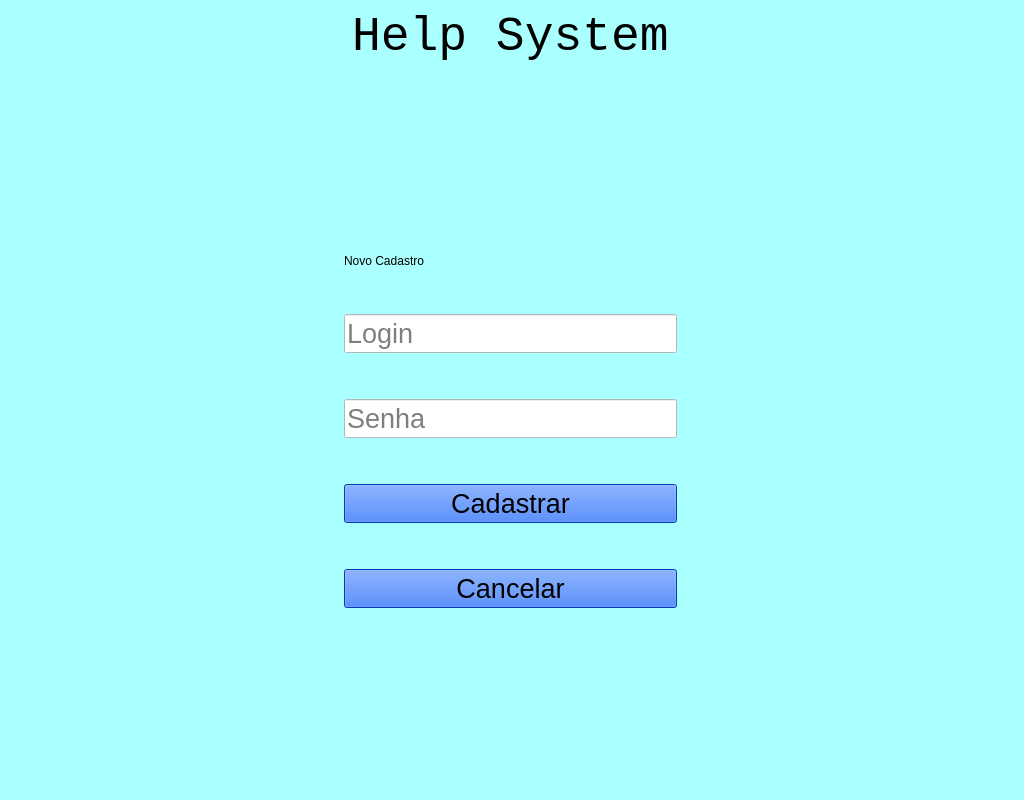
<?xml version="1.0" encoding="UTF-8"?>
<ui version="4.0">
 <class>MainWindow</class>
 <widget class="QMainWindow" name="MainWindow">
  <property name="geometry">
   <rect>
    <x>0</x>
    <y>0</y>
    <width>1024</width>
    <height>800</height>
   </rect>
  </property>
  <property name="font">
   <font>
    <family>Consolas</family>
    <pointsize>20</pointsize>
   </font>
  </property>
  <property name="windowTitle">
   <string>Help System</string>
  </property>
  <property name="styleSheet">
   <string notr="true">background-color: rgb(170, 255, 255);</string>
  </property>
  <widget class="QWidget" name="centralwidget">
   <widget class="QWidget" name="verticalLayoutWidget">
    <property name="geometry">
     <rect>
      <x>10</x>
      <y>10</y>
      <width>1001</width>
      <height>781</height>
     </rect>
    </property>
    <layout class="QVBoxLayout" name="verticalLayout">
     <item>
      <layout class="QHBoxLayout" name="horizontalLayout_2">
       <item>
        <spacer name="horizontalSpacer_2">
         <property name="orientation">
          <enum>Qt::Horizontal</enum>
         </property>
         <property name="sizeHint" stdset="0">
          <size>
           <width>40</width>
           <height>20</height>
          </size>
         </property>
        </spacer>
       </item>
       <item>
        <widget class="QLabel" name="label_help_system">
         <property name="font">
          <font>
           <family>Consolas</family>
           <pointsize>36</pointsize>
          </font>
         </property>
         <property name="text">
          <string>Help System</string>
         </property>
        </widget>
       </item>
       <item>
        <spacer name="horizontalSpacer_3">
         <property name="orientation">
          <enum>Qt::Horizontal</enum>
         </property>
         <property name="sizeHint" stdset="0">
          <size>
           <width>40</width>
           <height>20</height>
          </size>
         </property>
        </spacer>
       </item>
      </layout>
     </item>
     <item>
      <spacer name="verticalSpacer">
       <property name="orientation">
        <enum>Qt::Vertical</enum>
       </property>
       <property name="sizeHint" stdset="0">
        <size>
         <width>20</width>
         <height>40</height>
        </size>
       </property>
      </spacer>
     </item>
     <item>
      <layout class="QHBoxLayout" name="horizontalLayout">
       <item>
        <spacer name="horizontalSpacer">
         <property name="orientation">
          <enum>Qt::Horizontal</enum>
         </property>
         <property name="sizeHint" stdset="0">
          <size>
           <width>40</width>
           <height>20</height>
          </size>
         </property>
        </spacer>
       </item>
       <item>
        <layout class="QVBoxLayout" name="verticalLayout_2">
         <item>
          <widget class="QLabel" name="label_novo_cadastro">
           <property name="styleSheet">
            <string notr="true">font: 20pt &quot;Consolas&quot;;</string>
           </property>
           <property name="text">
            <string>Novo Cadastro</string>
           </property>
          </widget>
         </item>
         <item>
          <spacer name="verticalSpacer_6">
           <property name="orientation">
            <enum>Qt::Vertical</enum>
           </property>
           <property name="sizeHint" stdset="0">
            <size>
             <width>20</width>
             <height>40</height>
            </size>
           </property>
          </spacer>
         </item>
         <item>
          <widget class="QLineEdit" name="line_edit_novo_login">
           <property name="sizeIncrement">
            <size>
             <width>0</width>
             <height>0</height>
            </size>
           </property>
           <property name="font">
            <font>
             <pointsize>20</pointsize>
            </font>
           </property>
           <property name="styleSheet">
            <string notr="true">background-color: rgb(255, 255, 255);
                    font: 20pt &quot;Consolas&quot;;
            </string>
           </property>
           <property name="placeholderText">
            <string>Login</string>
           </property>
          </widget>
         </item>
         <item>
          <spacer name="verticalSpacer_2">
           <property name="orientation">
            <enum>Qt::Vertical</enum>
           </property>
           <property name="sizeHint" stdset="0">
            <size>
             <width>20</width>
             <height>40</height>
            </size>
           </property>
          </spacer>
         </item>
         <item>
          <widget class="QLineEdit" name="line_edit_nova_senha">
           <property name="font">
            <font>
             <pointsize>20</pointsize>
            </font>
           </property>
           <property name="styleSheet">
            <string notr="true">background-color: rgb(255, 255, 255);
                    font: 20pt &quot;Consolas&quot;;
            </string>
           </property>
           <property name="placeholderText">
            <string>Senha</string>
           </property>
          </widget>
         </item>
         <item>
          <spacer name="verticalSpacer_3">
           <property name="orientation">
            <enum>Qt::Vertical</enum>
           </property>
           <property name="sizeHint" stdset="0">
            <size>
             <width>20</width>
             <height>40</height>
            </size>
           </property>
          </spacer>
         </item>
         <item>
          <widget class="QPushButton" name="button_cadastrar">
           <property name="font">
            <font>
             <pointsize>20</pointsize>
             <weight>50</weight>
             <bold>false</bold>
            </font>
           </property>
           <property name="styleSheet">
            <string notr="true">background-color: rgb(0, 85, 255);
                    font: 20pt &quot;Consolas&quot;;
            </string>
           </property>
           <property name="text">
            <string>Cadastrar</string>
           </property>
          </widget>
         </item>
         <item>
          <spacer name="verticalSpacer_4">
           <property name="orientation">
            <enum>Qt::Vertical</enum>
           </property>
           <property name="sizeHint" stdset="0">
            <size>
             <width>20</width>
             <height>40</height>
            </size>
           </property>
          </spacer>
         </item>
         <item>
          <widget class="QPushButton" name="button_cancelar">
           <property name="font">
            <font>
             <pointsize>20</pointsize>
             <weight>50</weight>
             <bold>false</bold>
            </font>
           </property>
           <property name="styleSheet">
            <string notr="true">background-color: rgb(0, 85, 255);
                    font: 20pt &quot;Consolas&quot;;
            </string>
           </property>
           <property name="text">
            <string>Cancelar</string>
           </property>
          </widget>
         </item>
        </layout>
       </item>
       <item>
        <spacer name="horizontalSpacer_4">
         <property name="orientation">
          <enum>Qt::Horizontal</enum>
         </property>
         <property name="sizeHint" stdset="0">
          <size>
           <width>40</width>
           <height>20</height>
          </size>
         </property>
        </spacer>
       </item>
      </layout>
     </item>
     <item>
      <spacer name="verticalSpacer_5">
       <property name="orientation">
        <enum>Qt::Vertical</enum>
       </property>
       <property name="sizeHint" stdset="0">
        <size>
         <width>20</width>
         <height>40</height>
        </size>
       </property>
      </spacer>
     </item>
    </layout>
   </widget>
  </widget>
 </widget>
 <resources/>
 <connections/>
</ui>
